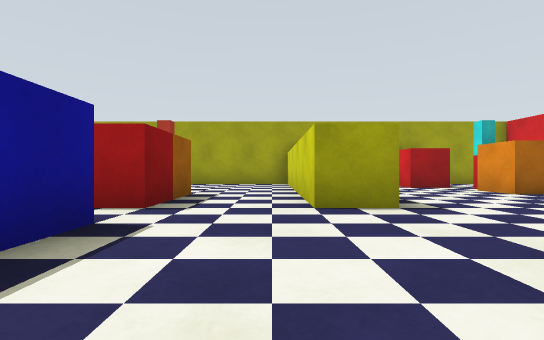
View 1 (above)

17 first-person views from a walk through a world built for the Gazebo simulator. The camera is 0.45 m above the floor, looks level and sees 85° across. The floor is counted in squares, 1 m on a side. Each view is taken from the middle of a square. On the plan, view 1 faces up. The plan holds only what a view shows up to about 9 squares ahead; the rest is blank.

View 2
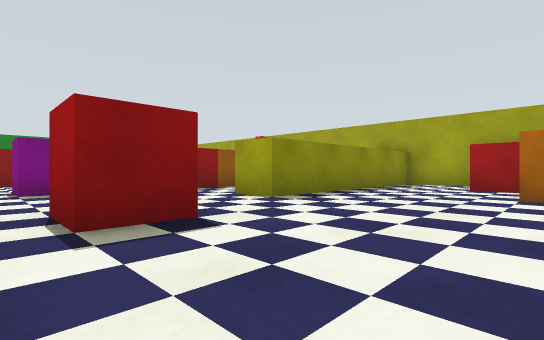

View 3
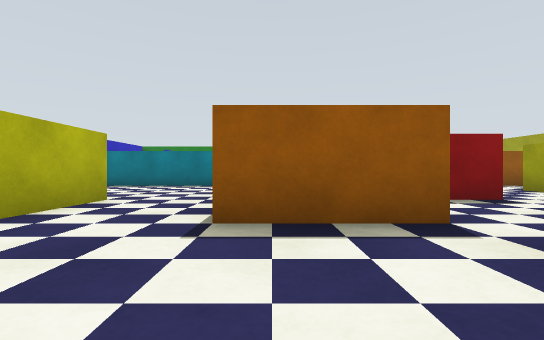

View 4
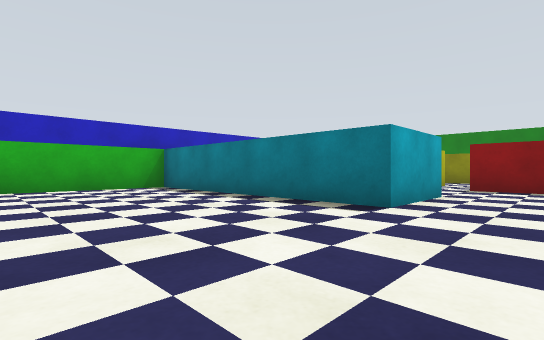

View 5
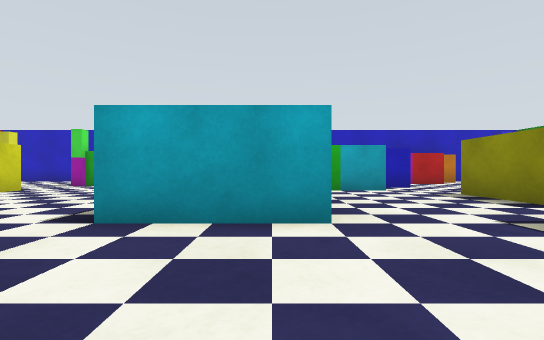

View 6
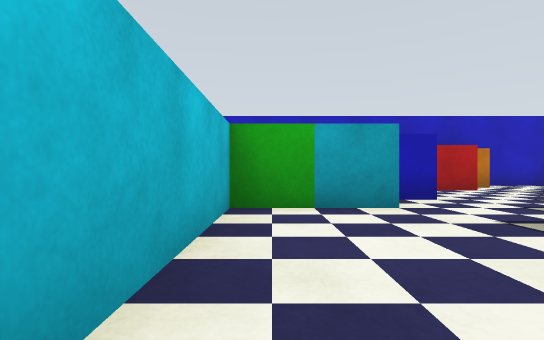

View 7
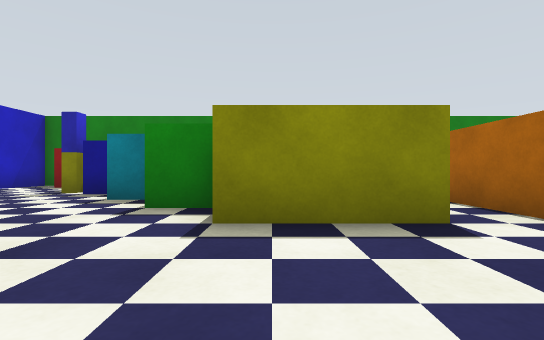

View 8
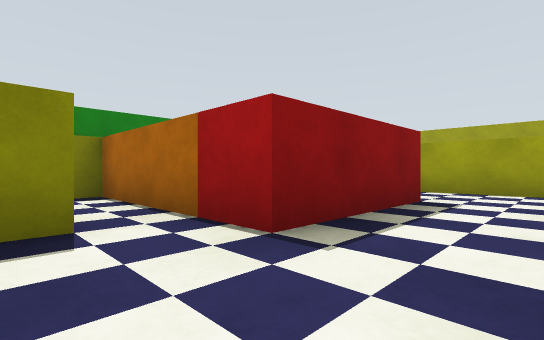

View 9
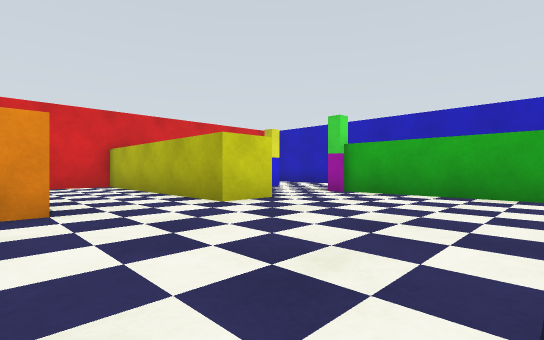

View 10
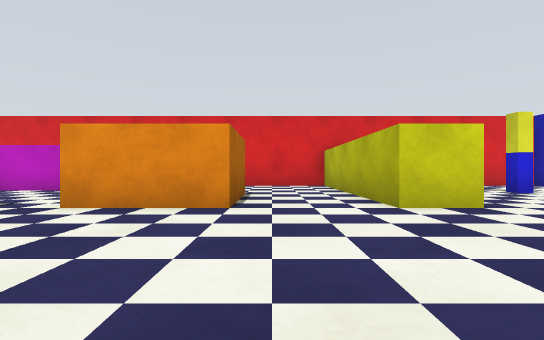

View 11
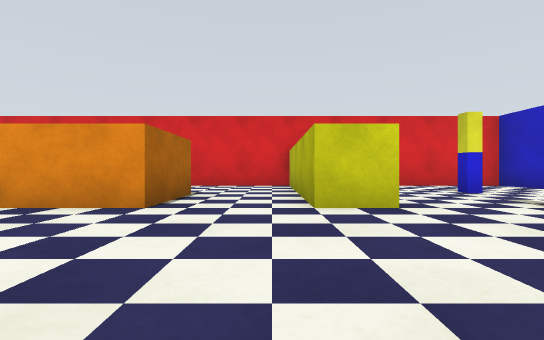

View 12
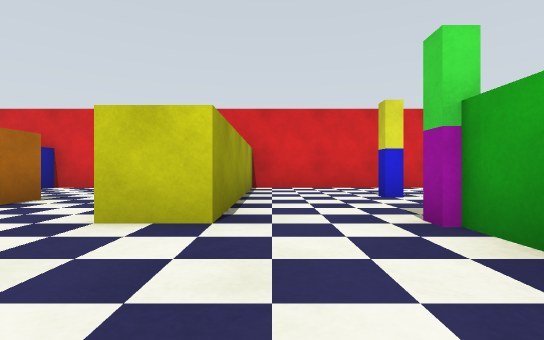

View 13
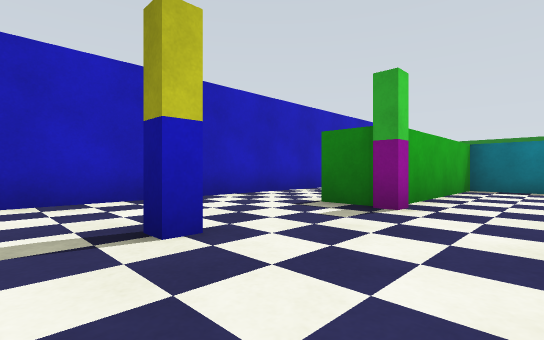

View 14
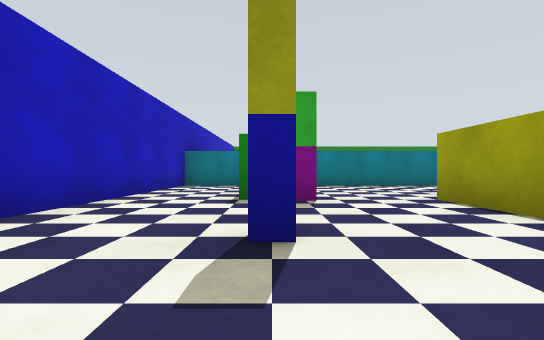

View 15
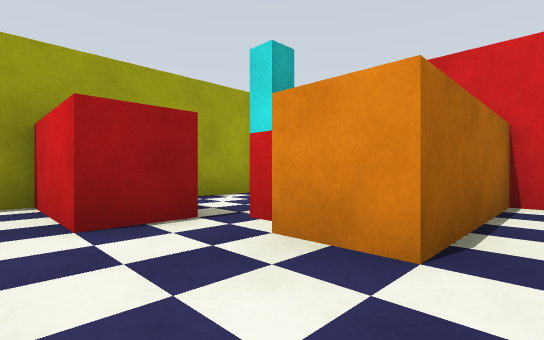

View 16
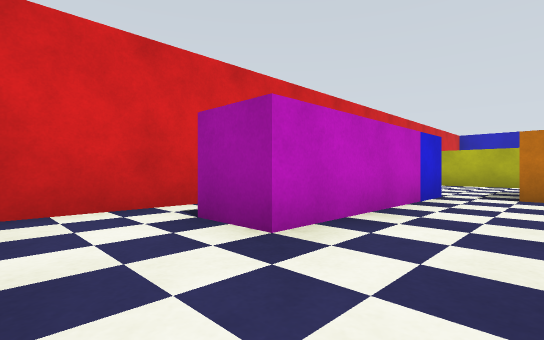

View 17
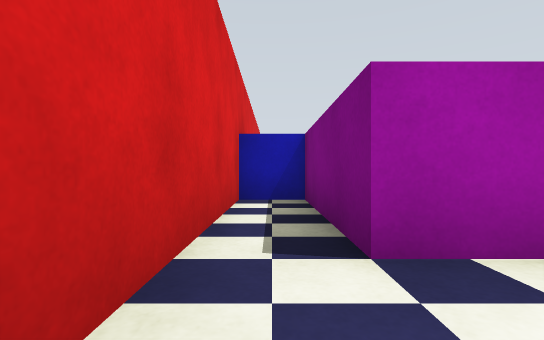

### Floor plan
Ten units are one square. View 1 is at (0, 0); x grows to the right and y downward. Boxes are objects, and circles mark ways between rooms. Rooms are numbered by the first view taken in them; rooms with no view inside come last. Other rooms are left out.
<svg viewBox="-130 -100 210 210">
<path fill="none" stroke="#000" d="M-36 15 -15 15 -15 75 16 75M-15 -25 -15 -5 -24 -5M-55 -15 -55 15 -95 15 -95 20M-65 25 -65 45M25 25 25 5M-42 -35 -62 -35M25 -15 25 -5 15 -5M-56 55 -35 55 -35 25M-15 -55 -15 -35 -21 -35M-75 46 -75 55M-65 65 -59 65M55 -5 55 -35M-85 59 -85 65M-95 70 -95 75M-85 85 -75 85M55 -55 45 -55 45 -65M45 -75 35 -75 35 -95 15 -95 15 -35 5 -35 5 -54M-125 105 -102 105M45 5 45 25 25 25M55 5 55 -5M25 45 75 45 75 5 70 5M-15 89 -15 105 75 105 75 55 25 55 25 45M55 -35 65 -35 65 -5 75 -5 75 -55 55 -55"/>
<rect x="-105" y="75" width="10" height="10" fill="#bbb"><title>yellow box</title></rect>
<rect x="-95" y="75" width="10" height="10" fill="#bbb"><title>blue box</title></rect>
<rect x="35" y="-75" width="10" height="10" fill="#bbb"><title>cyan box</title></rect>
<rect x="45" y="-75" width="10" height="10" fill="#bbb"><title>red box</title></rect>
<rect x="15" y="75" width="10" height="10" fill="#bbb"><title>green box</title></rect>
<rect x="25" y="75" width="10" height="10" fill="#bbb"><title>magenta box</title></rect>
<rect x="45" y="75" width="10" height="10" fill="#bbb"><title>blue box</title></rect>
<rect x="55" y="75" width="10" height="10" fill="#bbb"><title>yellow box</title></rect>
<circle cx="35" cy="35" r="3" fill="#2a7"/>
<circle cx="50" cy="0" r="3" fill="#2a7"/>
<circle cx="20" cy="60" r="3" fill="#2a7"/>
<circle cx="60" cy="-45" r="3" fill="#2a7"/>
<text x="-20" y="10">1</text>
<text x="50" y="30">2</text>
<text x="40" y="80">3</text>
<text x="70" y="-30">4</text>
</svg>
Room 1 opens to room 2. Room 1 opens to room 3. Room 1 opens to room 4.

Where each view was taken, in squares from view 1:
view 1: 0 up, 0 right, facing up
view 2: 0 up, 5 right, facing up-left
view 3: 2 down, 7 right, facing left
view 4: 0 up, 2 right, facing down-left
view 5: 1 up, 3 left, facing down
view 6: 2 down, 4 left, facing down
view 7: 4 down, 4 left, facing left
view 8: 3 down, 4 left, facing up-left
view 9: 2 down, 1 left, facing down-right
view 10: 3 down, 1 left, facing right
view 11: 4 down, 1 left, facing right
view 12: 6 down, 0 right, facing right
view 13: 6 down, 6 right, facing down-left
view 14: 8 down, 7 right, facing left
view 15: 5 up, 3 right, facing up-right
view 16: 5 up, 4 right, facing down-right
view 17: 5 up, 7 right, facing down
